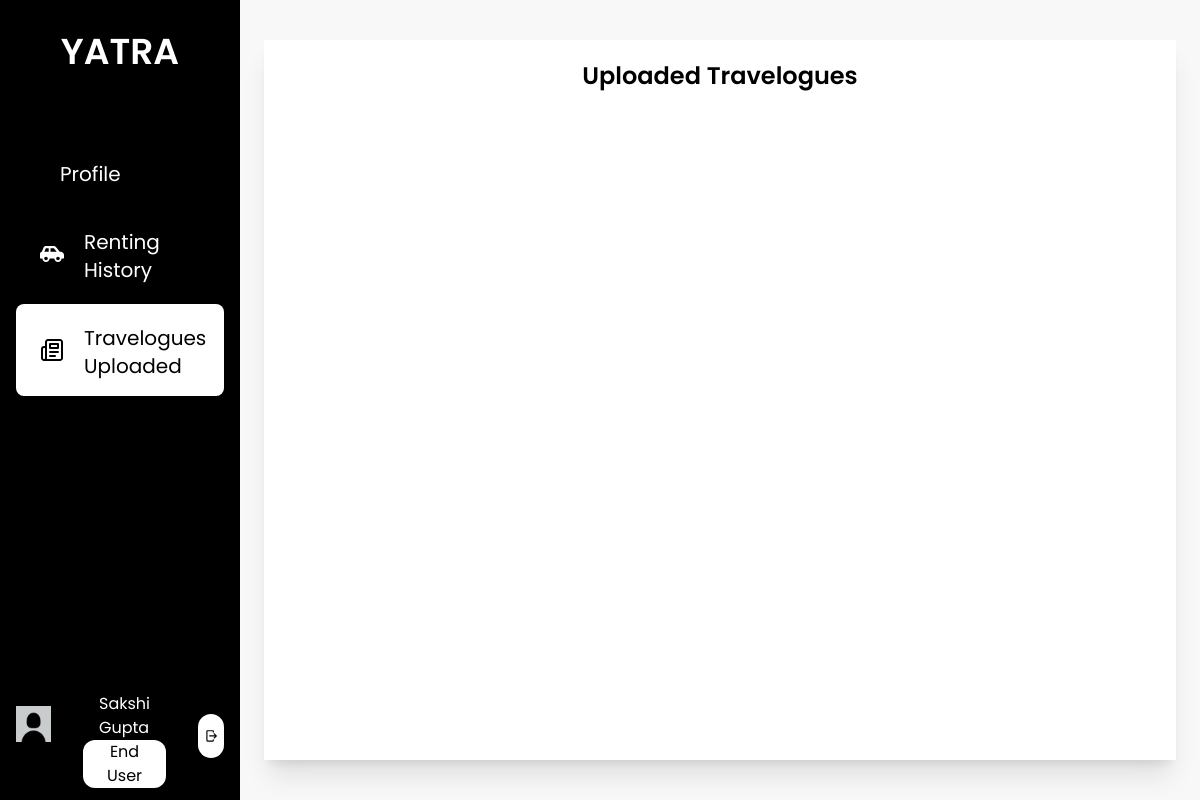
/travelogues_uploaded/ (signed in), run on an earlier commit of the app's database.
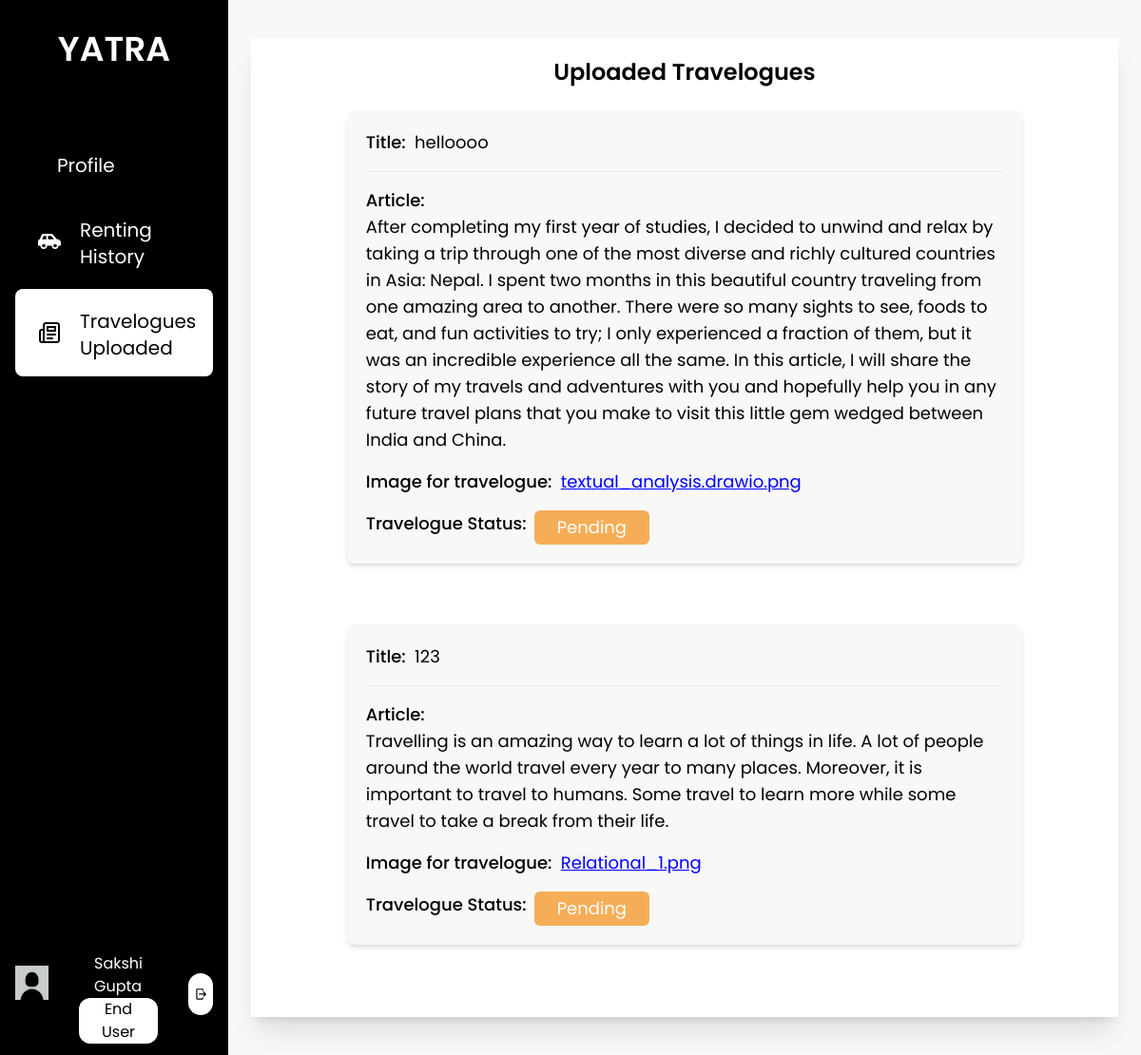
And on a later commit of the database.
### base/models.py (models this page shows, shortened)
class EndUser(models.Model):
    user = models.OneToOneField(User, on_delete=models.CASCADE, related_name="enduser")
    first_name = models.CharField(max_length=25)
    last_name = models.CharField(max_length=25)
    email = models.EmailField()
    phone_number = models.CharField(max_length=10, null= True, blank=True)
    citizenship_id = models.CharField(max_length=20, null= True, blank=True)
    citizenship = models.ImageField(upload_to='enduser/profile',  default='default_photo.jpg')
    license_no = models.CharField(max_length=20, null= True, blank=True)
    license = models.ImageField(upload_to='enduser/profile',  default='default_photo.jpg')
    pic = models.ImageField(upload_to='enduser/profile', default='default_profile.jpg')
    is_approved = models.CharField(max_length=10, choices=status, default="Pending")
    is_blocked = models.BooleanField(default=False)

class Travelogue(models.Model):
    enduser = models.ForeignKey(EndUser, on_delete=models.CASCADE, related_name="blogger")
    title = models.CharField(max_length=50)
    description = models.TextField(max_length=1500)
    image1 = models.ImageField(upload_to="enduser/travelogue")
    image2 = models.ImageField(upload_to="enduser/travelogue", null=True, blank=True)
    is_approved = models.CharField(max_length=10, choices=status, default="Pending")

### base/views.py (the view)
# urls.py: path('travelogues_uploaded/', views.travelogues_uploaded, name='travelogues_uploaded'),
def travelogues_uploaded(request):
    travelogues = Travelogue.objects.filter(enduser=request.user.enduser)
    context = {
        'uploaded_travelogues': travelogues
    }
    return render(request, 'enduser/travelogues_uploaded.html', context)

### base/templatetags/only_name.py (called while the page is built)
@register.filter(name='only_name')
def only_name(p):
    name = p.split('/')
    return name[2]

### base/templatetags/user_group.py (called while the page is built)
@register.filter(name='has_group')
def has_group(user, group_name):
    return user.groups.filter(name=group_name).exists()

### base/templates/enduser/travelogues_uploaded.html (shortened to what this page needs)
{% extends 'base/base.html' %}
{% load static %}
{% load only_name %}
{% block content %}
<div class="h-screen w-full px-6 py-10 bg-theme">
    <div class="bg-white h-full flex flex-col shadow-xl ">
        <div class="p-3 overflow-y-auto scrollbar-hide">
            <p class="text-center text-2xl font-semibold pt-2 pb-6">Uploaded Travelogues</p>
            {% if uploaded_travelogues %}
                {% for travelogue in uploaded_travelogues %}
                <div class="w-4/5 flex flex-col mx-auto rounded-lg bg-theme p-5 shadow-md text-lg mb-16">
                    <div class="flex  mb-4">
                        <span class="font-medium">Title: &nbsp;</span>{{ travelogue.title }}
                    </div>
                    <hr>
                    <div class="flex flex-col mt-4 mb-4">
                        <span class="font-medium">Article: </span>{{ travelogue.description }}
                    </div>
                    <div class="flex mb-4">
                        <span class="font-medium">Image for travelogue: &nbsp; </span><a href="{% url 'open_travelogue' travelogue.id %}" target="_blank" style="color: blue;" class="underline"> {{ travelogue.image1.name|only_name }} </a>
                    </div>
                    <div class="flex">
                        <span class="font-medium">Travelogue Status:  </span><span class="py-1 px-6 ml-2 text-white rounded-md {% if travelogue.is_approved == 'Approved' %} bg-custom-green {% elif travelogue.is_approved == 'Pending' %} bg-custom-orange {% elif travelogue.is_approved == 'Rejected' %} bg-danger {% endif %} ">{{ travelogue.is_approved }}</span>
                    </div>
                </div>
                {% endfor %}
            {% endif %}
        </div>
    </div>
</div>
{% endblock %}

### base/templates/base/base.html (shortened to what this page needs)
{% load static tailwind_tags %}
{% load user_group %}
<html lang="en">
<head>
    {% tailwind_css %}
</head>
<body class="font-poppins min-h-screen">
    <div class="flex flex-row">
        <div class="flex w-1/5 bg-black h-screen text-white">
            <div class="w-full relative">
                <div class="flex justify-center pb-8">
                    <a href="{% url 'home' %}" class="py-8">
                        <span class="text-4xl text-center font-semibold">YATRA</span>
                    </a>
                </div>
                {% if user|has_group:'enduser' %}
                <div class="text-xl">
                    {% with request.resolver_match.url_name as url_name %}
                    <ul class="px-4">
                        <a href="{% url 'enduser_profile' %}" class="nav-bar-items {% if url_name == 'enduser_profile' or url_name == 'enduser_update_profile' or url_name == 'enduser_upload_documents' %}active{% endif %}">
                            <li class="nav-bar-li">
                                Profile
                            </li>
                        </a>
                        <a href="{% url 'renting_history' %}" class="nav-bar-items {% if url_name == 'renting_history' %}active{% endif %}">
                            <img src="{% static 'images/Vehicle.svg' %}" alt="">
                            <li class="nav-bar-li">
                               Renting History
                            </li>
                        </a>
                        <a href="{% url 'travelogues_uploaded' %}" class="nav-bar-items {% if url_name == 'travelogues_uploaded' %}active{% endif %}">
                            <img src="{% static 'images/blog.svg' %}" alt="">
                            <li class="nav-bar-li ">
                               Travelogues Uploaded
                            </li>
                        </a>
                    </ul>
                    {% endwith %}
                </div>
                <div class="flex flex-row absolute bottom-0 justify-evenly py-3 px-4 w-full">
                    <a href="{% url 'enduser_profile' %}" class=" ">
                        <img src="{% static 'images/default_profile.jpg' %}" style="object-fit: contain" alt="" class="w-20 h-20 object-cover rounded-full ">
                    </a>
                    <div class="flex flex-col px-8 justify-evenly">
                        <p class="text-generalBackground px-4 mt-2 ">{{ user.enduser.first_name }} {{ user.enduser.last_name }}</p>
                        <p class="text-gray px-4 text-center rounded-xl bg-white text-black py-0.75 ">End User</p>
                    </div>
                    <div class="ml-auto my-auto flex-end p-1.5 bg-white rounded-full">
                        <a href="{% url 'logout' %}">
                            <img src="{% static 'images/logout.svg' %}" alt="" class="h-8">
                        </a>
                    </div>
                </div>
                {% endif %}
            </div>
        </div>
        <div class="flex w-4/5 h-screen relative overflow-y-auto">
            {% block content %}
            {% endblock content%}
        </div>
    </div>
</body>
</html>

What changed in the data, as far as the page shows it:
added Travelogue: title "helloooo", description "After completing my first year of studies, I decided to unwind and relax by taking a trip through one of the most diverse and richly cultured countries in Asia: Nepal. I spent two months in this beautiful country traveling from one amazing area to another. There were so many sights to see, foods to eat, and fun activities to try; I only experienced a fraction of them, but it was an incredible experience all the same. In this article, I will share the story of my travels and adventures with you and hopefully help you in any future travel plans that you make to visit this little gem wedged between India and China.", image1.name|only_name "textual_analysis.drawio.png", is_approved "Pending"
added Travelogue: title "123", description "Travelling is an amazing way to learn a lot of things in life. A lot of people around the world travel every year to many places. Moreover, it is important to travel to humans. Some travel to learn more while some travel to take a break from their life.", image1.name|only_name "Relational_1.png", is_approved "Pending"
